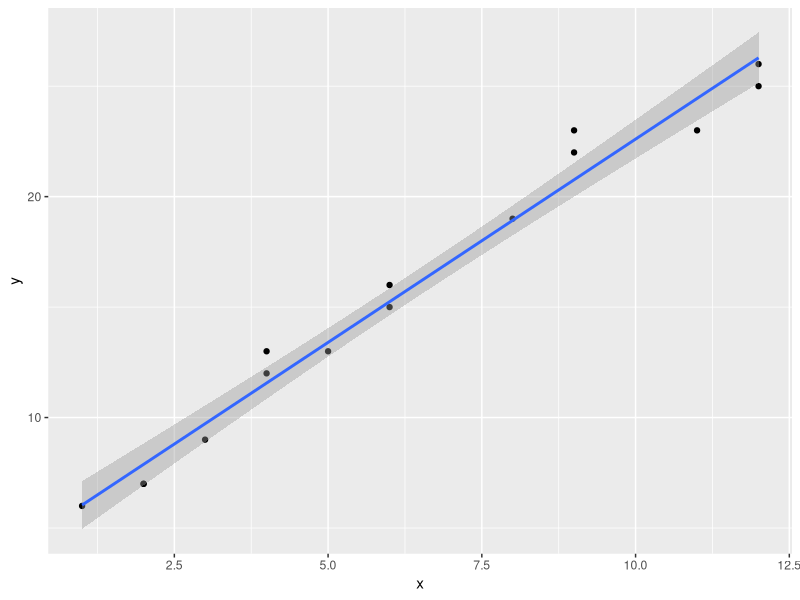
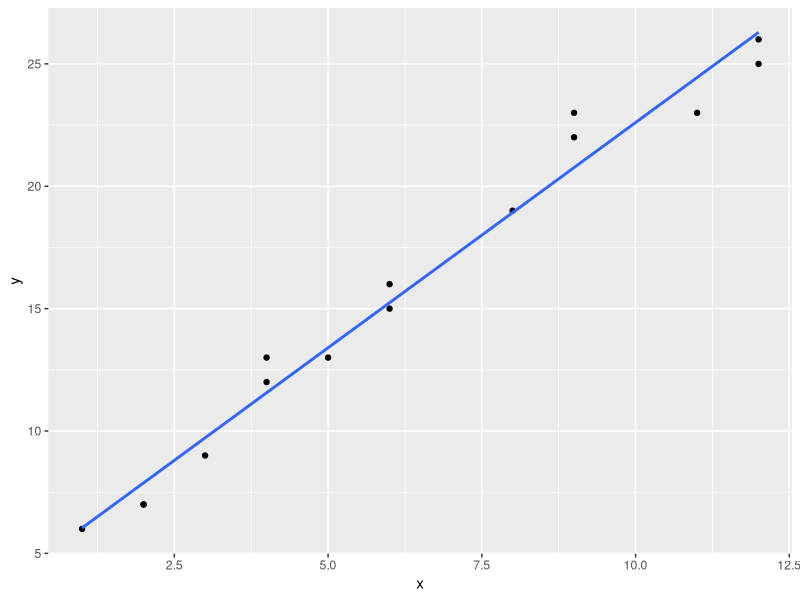
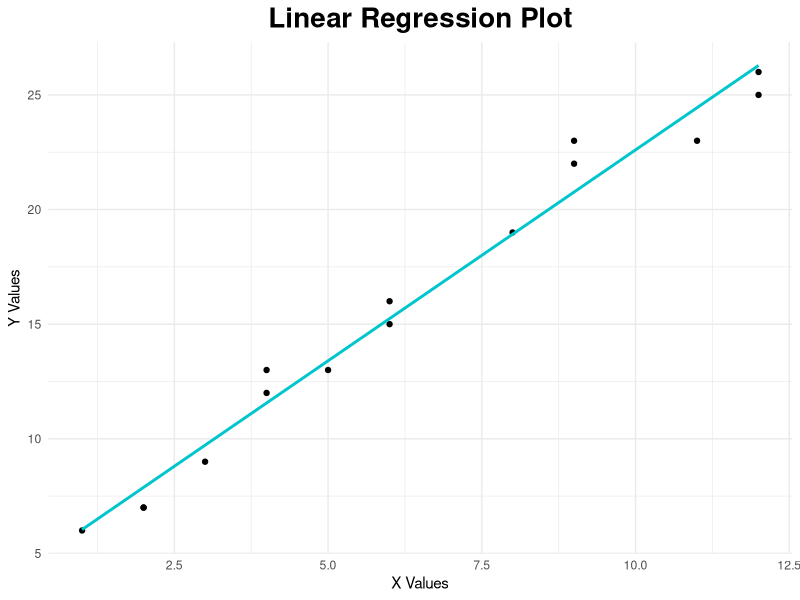

Here is the R script that generated these plots, in order:
# Example: Plot a Linear Regression Line in ggplot2
# create dataset
data <- data.frame(y=c(6, 7, 7, 9, 12, 13, 13, 15, 16, 19, 22, 23, 23, 25, 26),
                   x=c(1, 2, 2, 3, 4, 4, 5, 6, 6, 8, 9, 9, 11, 12, 12))

# fit linear regression model to dataset and view model summary
model <- lm(y~x, data=data)
summary(model)

# The following code shows how to visualize the fitted linear regression model:
library("ggplot2")

# create plot to visualize fitted linear regression model
ggplot(data, aes(x, y)) + 
  geom_point() + 
  geom_smooth(method = "lm")

# By default, ggplot2 adds standard error lines to the chart.
# You can disable these by using the argument se=FALSE as follows:
library(ggplot2)

# create regression plot with no standard error lines
ggplot(data, aes(x, y)) + 
  geom_point() + 
  geom_smooth(method = "lm", se=FALSE)

# Lastly, we can customize some aspects of the chart to make it more visually appealing:
library("ggplot2")

# create regression plot with customized style
ggplot(data, aes(x, y)) + 
  geom_point() + 
  geom_smooth(method="lm", se=FALSE, color="turquoise3") +
  theme_minimal() + 
  labs(x="X Values", y="Y Values", title="Linear Regression Plot") +
  theme(plot.title = element_text(hjust=0.5, size=20, face = "bold"))
